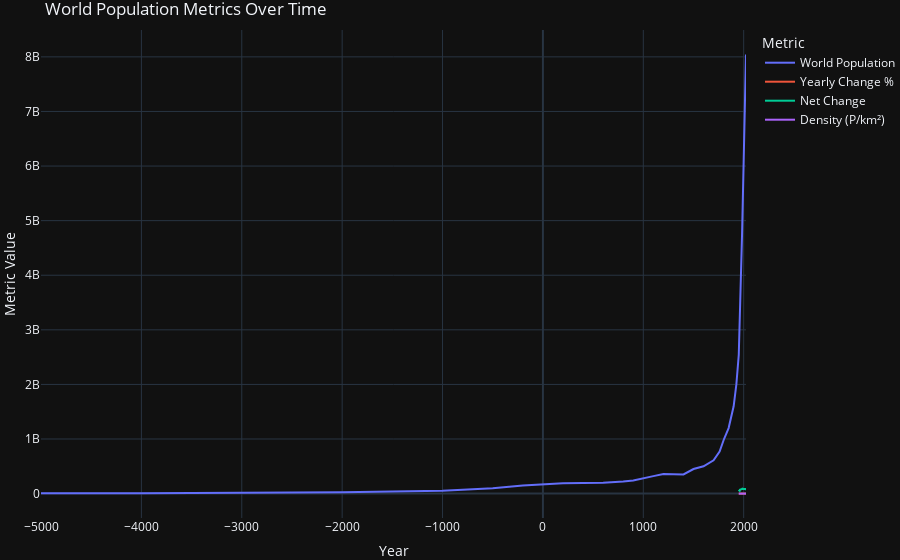

Notebook code for this chart:
### Code cell
import plotly.express as px

# Assuming df is your DataFrame
fig = px.line(df, x='Year', y=['World Population', 'Yearly Change %', 'Net Change', 'Density (P/km²)'],
              title='World Population Metrics Over Time',
              labels={'value': 'Metric Value', 'variable': 'Metric'},
              line_shape='linear',  # You can adjust 'line_shape' for different line styles
              )

fig.update_layout(
    xaxis_title='Year',
    yaxis_title='Metric Value',
    template='plotly_dark',
    showlegend=True,
    margin=dict(l=0, r=0, t=30, b=0),
)

fig.show()
